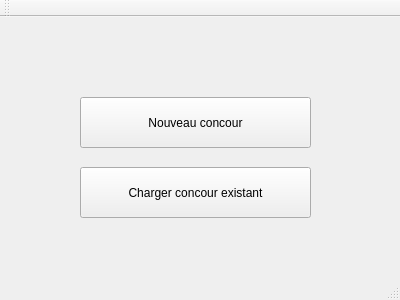
<?xml version="1.0" encoding="UTF-8"?>
<ui version="4.0">
 <class>MainWindow</class>
 <widget class="QMainWindow" name="MainWindow">
  <property name="geometry">
   <rect>
    <x>0</x>
    <y>0</y>
    <width>400</width>
    <height>300</height>
   </rect>
  </property>
  <property name="windowTitle">
   <string>MainWindow</string>
  </property>
  <widget class="QWidget" name="centralWidget">
   <widget class="QPushButton" name="pushButton">
    <property name="geometry">
     <rect>
      <x>80</x>
      <y>80</y>
      <width>231</width>
      <height>51</height>
     </rect>
    </property>
    <property name="text">
     <string>Nouveau concour</string>
    </property>
   </widget>
   <widget class="QPushButton" name="pushButton_2">
    <property name="geometry">
     <rect>
      <x>80</x>
      <y>150</y>
      <width>231</width>
      <height>51</height>
     </rect>
    </property>
    <property name="text">
     <string>Charger concour existant</string>
    </property>
   </widget>
  </widget>
  <widget class="QMenuBar" name="menuBar">
   <property name="geometry">
    <rect>
     <x>0</x>
     <y>0</y>
     <width>400</width>
     <height>23</height>
    </rect>
   </property>
  </widget>
  <widget class="QToolBar" name="mainToolBar">
   <attribute name="toolBarArea">
    <enum>TopToolBarArea</enum>
   </attribute>
   <attribute name="toolBarBreak">
    <bool>false</bool>
   </attribute>
  </widget>
  <widget class="QStatusBar" name="statusBar"/>
 </widget>
 <layoutdefault spacing="6" margin="11"/>
 <resources/>
 <connections/>
</ui>
